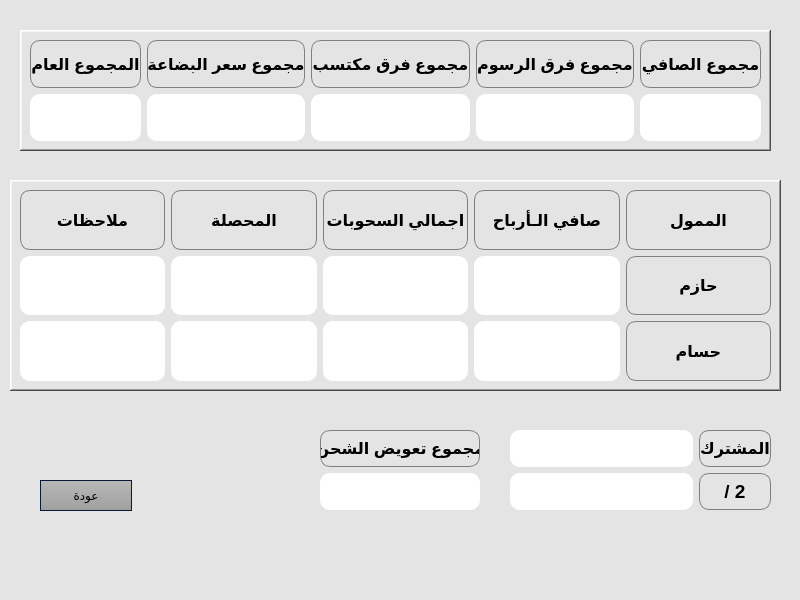
<?xml version="1.0" encoding="UTF-8"?>
<ui version="4.0">
 <class>Summary</class>
 <widget class="QMainWindow" name="Summary">
  <property name="geometry">
   <rect>
    <x>0</x>
    <y>0</y>
    <width>800</width>
    <height>600</height>
   </rect>
  </property>
  <property name="windowTitle">
   <string>MainWindow</string>
  </property>
  <property name="styleSheet">
   <string notr="true">background-color: #e4e4e4;
	color: #000;
	selection-background-color: #46a2da;
	selection-color: #fff;</string>
  </property>
  <widget class="QWidget" name="centralwidget">
   <widget class="QFrame" name="frame">
    <property name="geometry">
     <rect>
      <x>20</x>
      <y>30</y>
      <width>751</width>
      <height>121</height>
     </rect>
    </property>
    <property name="frameShape">
     <enum>QFrame::WinPanel</enum>
    </property>
    <property name="frameShadow">
     <enum>QFrame::Raised</enum>
    </property>
    <widget class="QWidget" name="gridLayoutWidget">
     <property name="geometry">
      <rect>
       <x>10</x>
       <y>10</y>
       <width>731</width>
       <height>101</height>
      </rect>
     </property>
     <layout class="QGridLayout" name="gridLayout" rowstretch="1,1" columnstretch="1,1,1,1,1">
      <property name="sizeConstraint">
       <enum>QLayout::SetDefaultConstraint</enum>
      </property>
      <item row="1" column="4">
       <widget class="QLabel" name="lblSumNetto">
        <property name="font">
         <font>
          <pointsize>12</pointsize>
         </font>
        </property>
        <property name="styleSheet">
         <string notr="true">background-color: rgb(255, 255, 255);
border-radius: 10px;</string>
        </property>
        <property name="text">
         <string/>
        </property>
        <property name="alignment">
         <set>Qt::AlignCenter</set>
        </property>
       </widget>
      </item>
      <item row="1" column="2">
       <widget class="QLabel" name="lblDiffEarned">
        <property name="font">
         <font>
          <pointsize>12</pointsize>
         </font>
        </property>
        <property name="styleSheet">
         <string notr="true">background-color: rgb(255, 255, 255);
border-radius: 10px;</string>
        </property>
        <property name="text">
         <string/>
        </property>
        <property name="alignment">
         <set>Qt::AlignCenter</set>
        </property>
       </widget>
      </item>
      <item row="1" column="3">
       <widget class="QLabel" name="lblDiffTax">
        <property name="font">
         <font>
          <pointsize>12</pointsize>
         </font>
        </property>
        <property name="styleSheet">
         <string notr="true">background-color: rgb(255, 255, 255);
border-radius: 10px;</string>
        </property>
        <property name="text">
         <string/>
        </property>
        <property name="alignment">
         <set>Qt::AlignCenter</set>
        </property>
       </widget>
      </item>
      <item row="0" column="2">
       <widget class="QLabel" name="label_4">
        <property name="font">
         <font>
          <pointsize>12</pointsize>
          <bold>true</bold>
         </font>
        </property>
        <property name="styleSheet">
         <string notr="true">border: 1px solid gray;
border-radius: 10px;</string>
        </property>
        <property name="text">
         <string>مجموع فرق مكتسب</string>
        </property>
        <property name="alignment">
         <set>Qt::AlignCenter</set>
        </property>
       </widget>
      </item>
      <item row="1" column="1">
       <widget class="QLabel" name="lblSumProducts">
        <property name="font">
         <font>
          <pointsize>12</pointsize>
         </font>
        </property>
        <property name="styleSheet">
         <string notr="true">background-color: rgb(255, 255, 255);
border-radius: 10px;</string>
        </property>
        <property name="text">
         <string/>
        </property>
        <property name="alignment">
         <set>Qt::AlignCenter</set>
        </property>
       </widget>
      </item>
      <item row="0" column="1">
       <widget class="QLabel" name="label_3">
        <property name="font">
         <font>
          <pointsize>12</pointsize>
          <bold>true</bold>
         </font>
        </property>
        <property name="styleSheet">
         <string notr="true">border: 1px solid gray;
border-radius: 10px;</string>
        </property>
        <property name="text">
         <string>مجموع سعر البضاعة</string>
        </property>
        <property name="alignment">
         <set>Qt::AlignCenter</set>
        </property>
       </widget>
      </item>
      <item row="0" column="4">
       <widget class="QLabel" name="label">
        <property name="font">
         <font>
          <pointsize>12</pointsize>
          <bold>true</bold>
         </font>
        </property>
        <property name="styleSheet">
         <string notr="true">border: 1px solid gray;
border-radius: 10px;</string>
        </property>
        <property name="frameShadow">
         <enum>QFrame::Raised</enum>
        </property>
        <property name="text">
         <string>مجموع الصافي</string>
        </property>
        <property name="alignment">
         <set>Qt::AlignCenter</set>
        </property>
       </widget>
      </item>
      <item row="0" column="3">
       <widget class="QLabel" name="label_2">
        <property name="font">
         <font>
          <pointsize>12</pointsize>
          <bold>true</bold>
         </font>
        </property>
        <property name="styleSheet">
         <string notr="true">border: 1px solid gray;
border-radius: 10px;</string>
        </property>
        <property name="text">
         <string>مجموع فرق الرسوم</string>
        </property>
        <property name="alignment">
         <set>Qt::AlignCenter</set>
        </property>
       </widget>
      </item>
      <item row="1" column="0">
       <widget class="QLabel" name="lblTotalSum">
        <property name="font">
         <font>
          <pointsize>12</pointsize>
         </font>
        </property>
        <property name="styleSheet">
         <string notr="true">background-color: rgb(255, 255, 255);
border-radius: 10px;</string>
        </property>
        <property name="text">
         <string/>
        </property>
        <property name="alignment">
         <set>Qt::AlignCenter</set>
        </property>
       </widget>
      </item>
      <item row="0" column="0">
       <widget class="QLabel" name="label_5">
        <property name="font">
         <font>
          <pointsize>12</pointsize>
          <bold>true</bold>
         </font>
        </property>
        <property name="styleSheet">
         <string notr="true">border: 1px solid gray;
border-radius: 10px;</string>
        </property>
        <property name="frameShape">
         <enum>QFrame::Box</enum>
        </property>
        <property name="frameShadow">
         <enum>QFrame::Raised</enum>
        </property>
        <property name="text">
         <string>المجموع العام</string>
        </property>
        <property name="alignment">
         <set>Qt::AlignCenter</set>
        </property>
       </widget>
      </item>
     </layout>
    </widget>
   </widget>
   <widget class="QFrame" name="frame_2">
    <property name="geometry">
     <rect>
      <x>10</x>
      <y>180</y>
      <width>771</width>
      <height>211</height>
     </rect>
    </property>
    <property name="frameShape">
     <enum>QFrame::WinPanel</enum>
    </property>
    <property name="frameShadow">
     <enum>QFrame::Raised</enum>
    </property>
    <widget class="QWidget" name="gridLayoutWidget_2">
     <property name="geometry">
      <rect>
       <x>10</x>
       <y>10</y>
       <width>751</width>
       <height>191</height>
      </rect>
     </property>
     <layout class="QGridLayout" name="gridLayout_2" rowstretch="1,1,1" columnstretch="1,1,1,1,1">
      <property name="sizeConstraint">
       <enum>QLayout::SetDefaultConstraint</enum>
      </property>
      <item row="1" column="2">
       <widget class="QLabel" name="lblWithdraw1">
        <property name="font">
         <font>
          <pointsize>12</pointsize>
         </font>
        </property>
        <property name="styleSheet">
         <string notr="true">background-color: rgb(255, 255, 255);
border-radius: 10px;</string>
        </property>
        <property name="text">
         <string/>
        </property>
        <property name="alignment">
         <set>Qt::AlignCenter</set>
        </property>
       </widget>
      </item>
      <item row="1" column="0">
       <widget class="QLabel" name="lblNotes1">
        <property name="font">
         <font>
          <pointsize>12</pointsize>
         </font>
        </property>
        <property name="styleSheet">
         <string notr="true">background-color: rgb(255, 255, 255);
border-radius: 10px;</string>
        </property>
        <property name="text">
         <string/>
        </property>
        <property name="alignment">
         <set>Qt::AlignCenter</set>
        </property>
       </widget>
      </item>
      <item row="1" column="3">
       <widget class="QLabel" name="lblNetto1">
        <property name="font">
         <font>
          <pointsize>12</pointsize>
         </font>
        </property>
        <property name="styleSheet">
         <string notr="true">background-color: rgb(255, 255, 255);
border-radius: 10px;</string>
        </property>
        <property name="text">
         <string/>
        </property>
        <property name="alignment">
         <set>Qt::AlignCenter</set>
        </property>
       </widget>
      </item>
      <item row="1" column="4">
       <widget class="QLabel" name="label_11">
        <property name="font">
         <font>
          <pointsize>12</pointsize>
          <bold>true</bold>
         </font>
        </property>
        <property name="styleSheet">
         <string notr="true">border: 1px solid gray;
border-radius: 10px;</string>
        </property>
        <property name="frameShadow">
         <enum>QFrame::Raised</enum>
        </property>
        <property name="text">
         <string>حازم</string>
        </property>
        <property name="alignment">
         <set>Qt::AlignCenter</set>
        </property>
       </widget>
      </item>
      <item row="0" column="2">
       <widget class="QLabel" name="label_6">
        <property name="font">
         <font>
          <pointsize>12</pointsize>
          <bold>true</bold>
         </font>
        </property>
        <property name="styleSheet">
         <string notr="true">border: 1px solid gray;
border-radius: 10px;</string>
        </property>
        <property name="text">
         <string>اجمالي السحوبات</string>
        </property>
        <property name="alignment">
         <set>Qt::AlignCenter</set>
        </property>
       </widget>
      </item>
      <item row="1" column="1">
       <widget class="QLabel" name="lblSUM1">
        <property name="font">
         <font>
          <pointsize>12</pointsize>
         </font>
        </property>
        <property name="styleSheet">
         <string notr="true">background-color: rgb(255, 255, 255);
border-radius: 10px;</string>
        </property>
        <property name="text">
         <string/>
        </property>
        <property name="alignment">
         <set>Qt::AlignCenter</set>
        </property>
       </widget>
      </item>
      <item row="0" column="0">
       <widget class="QLabel" name="label_10">
        <property name="font">
         <font>
          <pointsize>12</pointsize>
          <bold>true</bold>
         </font>
        </property>
        <property name="styleSheet">
         <string notr="true">border: 1px solid gray;
border-radius: 10px;</string>
        </property>
        <property name="frameShape">
         <enum>QFrame::Box</enum>
        </property>
        <property name="frameShadow">
         <enum>QFrame::Raised</enum>
        </property>
        <property name="text">
         <string>ملاحظات</string>
        </property>
        <property name="alignment">
         <set>Qt::AlignCenter</set>
        </property>
       </widget>
      </item>
      <item row="0" column="4">
       <widget class="QLabel" name="label_8">
        <property name="font">
         <font>
          <pointsize>12</pointsize>
          <bold>true</bold>
         </font>
        </property>
        <property name="styleSheet">
         <string notr="true">border: 1px solid gray;
border-radius: 10px;</string>
        </property>
        <property name="frameShadow">
         <enum>QFrame::Raised</enum>
        </property>
        <property name="text">
         <string>الممول</string>
        </property>
        <property name="alignment">
         <set>Qt::AlignCenter</set>
        </property>
       </widget>
      </item>
      <item row="0" column="1">
       <widget class="QLabel" name="label_7">
        <property name="font">
         <font>
          <pointsize>12</pointsize>
          <bold>true</bold>
         </font>
        </property>
        <property name="styleSheet">
         <string notr="true">border: 1px solid gray;
border-radius: 10px;</string>
        </property>
        <property name="text">
         <string>المحصلة</string>
        </property>
        <property name="alignment">
         <set>Qt::AlignCenter</set>
        </property>
       </widget>
      </item>
      <item row="0" column="3">
       <widget class="QLabel" name="label_9">
        <property name="font">
         <font>
          <pointsize>12</pointsize>
          <bold>true</bold>
         </font>
        </property>
        <property name="styleSheet">
         <string notr="true">border: 1px solid gray;
border-radius: 10px;</string>
        </property>
        <property name="text">
         <string>صافي الـأرباح</string>
        </property>
        <property name="alignment">
         <set>Qt::AlignCenter</set>
        </property>
       </widget>
      </item>
      <item row="2" column="4">
       <widget class="QLabel" name="label_12">
        <property name="font">
         <font>
          <pointsize>12</pointsize>
          <bold>true</bold>
         </font>
        </property>
        <property name="styleSheet">
         <string notr="true">border: 1px solid gray;
border-radius: 10px;</string>
        </property>
        <property name="frameShadow">
         <enum>QFrame::Raised</enum>
        </property>
        <property name="text">
         <string>حسام</string>
        </property>
        <property name="alignment">
         <set>Qt::AlignCenter</set>
        </property>
       </widget>
      </item>
      <item row="2" column="3">
       <widget class="QLabel" name="lblNetto2">
        <property name="font">
         <font>
          <pointsize>12</pointsize>
         </font>
        </property>
        <property name="styleSheet">
         <string notr="true">background-color: rgb(255, 255, 255);
border-radius: 10px;</string>
        </property>
        <property name="text">
         <string/>
        </property>
        <property name="alignment">
         <set>Qt::AlignCenter</set>
        </property>
       </widget>
      </item>
      <item row="2" column="2">
       <widget class="QLabel" name="lblWithdraw2">
        <property name="font">
         <font>
          <pointsize>12</pointsize>
         </font>
        </property>
        <property name="styleSheet">
         <string notr="true">background-color: rgb(255, 255, 255);
border-radius: 10px;</string>
        </property>
        <property name="text">
         <string/>
        </property>
        <property name="alignment">
         <set>Qt::AlignCenter</set>
        </property>
       </widget>
      </item>
      <item row="2" column="1">
       <widget class="QLabel" name="lblSUM2">
        <property name="font">
         <font>
          <pointsize>12</pointsize>
         </font>
        </property>
        <property name="styleSheet">
         <string notr="true">background-color: rgb(255, 255, 255);
border-radius: 10px;</string>
        </property>
        <property name="text">
         <string/>
        </property>
        <property name="alignment">
         <set>Qt::AlignCenter</set>
        </property>
       </widget>
      </item>
      <item row="2" column="0">
       <widget class="QLabel" name="lblNotes2">
        <property name="font">
         <font>
          <pointsize>12</pointsize>
         </font>
        </property>
        <property name="styleSheet">
         <string notr="true">background-color: rgb(255, 255, 255);
border-radius: 10px;</string>
        </property>
        <property name="text">
         <string/>
        </property>
        <property name="alignment">
         <set>Qt::AlignCenter</set>
        </property>
       </widget>
      </item>
     </layout>
    </widget>
   </widget>
   <widget class="QWidget" name="gridLayoutWidget_3">
    <property name="geometry">
     <rect>
      <x>510</x>
      <y>430</y>
      <width>261</width>
      <height>80</height>
     </rect>
    </property>
    <layout class="QGridLayout" name="gridLayout_3" rowstretch="0,0" columnstretch="1,0">
     <item row="0" column="1">
      <widget class="QLabel" name="label_13">
       <property name="font">
        <font>
         <pointsize>12</pointsize>
         <bold>true</bold>
        </font>
       </property>
       <property name="styleSheet">
        <string notr="true">border: 1px solid gray;
border-radius: 10px;</string>
       </property>
       <property name="frameShadow">
        <enum>QFrame::Raised</enum>
       </property>
       <property name="text">
        <string>المشترك</string>
       </property>
       <property name="alignment">
        <set>Qt::AlignCenter</set>
       </property>
      </widget>
     </item>
     <item row="0" column="0">
      <widget class="QLabel" name="lblMutual">
       <property name="font">
        <font>
         <pointsize>12</pointsize>
        </font>
       </property>
       <property name="styleSheet">
        <string notr="true">background-color: rgb(255, 255, 255);
border-radius: 10px;</string>
       </property>
       <property name="text">
        <string/>
       </property>
       <property name="alignment">
        <set>Qt::AlignCenter</set>
       </property>
      </widget>
     </item>
     <item row="1" column="1">
      <widget class="QLabel" name="label_14">
       <property name="font">
        <font>
         <pointsize>14</pointsize>
         <bold>true</bold>
        </font>
       </property>
       <property name="styleSheet">
        <string notr="true">border: 1px solid gray;
border-radius: 10px;</string>
       </property>
       <property name="frameShadow">
        <enum>QFrame::Raised</enum>
       </property>
       <property name="text">
        <string>/ 2</string>
       </property>
       <property name="alignment">
        <set>Qt::AlignCenter</set>
       </property>
      </widget>
     </item>
     <item row="1" column="0">
      <widget class="QLabel" name="lblMutualD">
       <property name="font">
        <font>
         <pointsize>12</pointsize>
        </font>
       </property>
       <property name="styleSheet">
        <string notr="true">background-color: rgb(255, 255, 255);
border-radius: 10px;</string>
       </property>
       <property name="text">
        <string/>
       </property>
       <property name="alignment">
        <set>Qt::AlignCenter</set>
       </property>
      </widget>
     </item>
    </layout>
   </widget>
   <widget class="QWidget" name="verticalLayoutWidget">
    <property name="geometry">
     <rect>
      <x>320</x>
      <y>430</y>
      <width>160</width>
      <height>80</height>
     </rect>
    </property>
    <layout class="QVBoxLayout" name="verticalLayout">
     <item>
      <widget class="QLabel" name="label_15">
       <property name="font">
        <font>
         <pointsize>12</pointsize>
         <bold>true</bold>
        </font>
       </property>
       <property name="styleSheet">
        <string notr="true">border: 1px solid gray;
border-radius: 10px;</string>
       </property>
       <property name="frameShadow">
        <enum>QFrame::Raised</enum>
       </property>
       <property name="text">
        <string>مجموع تعويض الشحن</string>
       </property>
       <property name="alignment">
        <set>Qt::AlignCenter</set>
       </property>
      </widget>
     </item>
     <item>
      <widget class="QLabel" name="lblMutualD_2">
       <property name="font">
        <font>
         <pointsize>12</pointsize>
        </font>
       </property>
       <property name="styleSheet">
        <string notr="true">background-color: rgb(255, 255, 255);
border-radius: 10px;</string>
       </property>
       <property name="text">
        <string/>
       </property>
       <property name="alignment">
        <set>Qt::AlignCenter</set>
       </property>
      </widget>
     </item>
    </layout>
   </widget>
   <widget class="QPushButton" name="btnBack">
    <property name="geometry">
     <rect>
      <x>40</x>
      <y>480</y>
      <width>92</width>
      <height>31</height>
     </rect>
    </property>
    <property name="styleSheet">
     <string notr="true">QPushButton {
  background-color: qlineargradient(spread:repeat, x1:1, y1:0, x2:1, y2:1, stop:0 rgba(184, 184,      184, 255),stop:1 rgba(159, 159, 159, 255));
	color: #000;
	min-width: 80px;
	border-style: solid;
	border-width: 1px;
	border-color: #051a39;
	padding: 5px;
}
QPushButton#btnBack:hover
{
	background-color: rgba(70,162,218,50%);
	border: 1px solid #46a2da;

}

QPushButton#btnBack:pressed {
    background-color: qlineargradient(x1: 0, y1: 0, x2: 0, y2: 1,
                                      stop: 0 #dadbde, stop: 1 #f6f7fa);
}</string>
    </property>
    <property name="text">
     <string>عودة</string>
    </property>
   </widget>
  </widget>
  <widget class="QMenuBar" name="menubar">
   <property name="geometry">
    <rect>
     <x>0</x>
     <y>0</y>
     <width>800</width>
     <height>22</height>
    </rect>
   </property>
  </widget>
  <widget class="QStatusBar" name="statusbar"/>
 </widget>
 <resources/>
 <connections/>
</ui>
